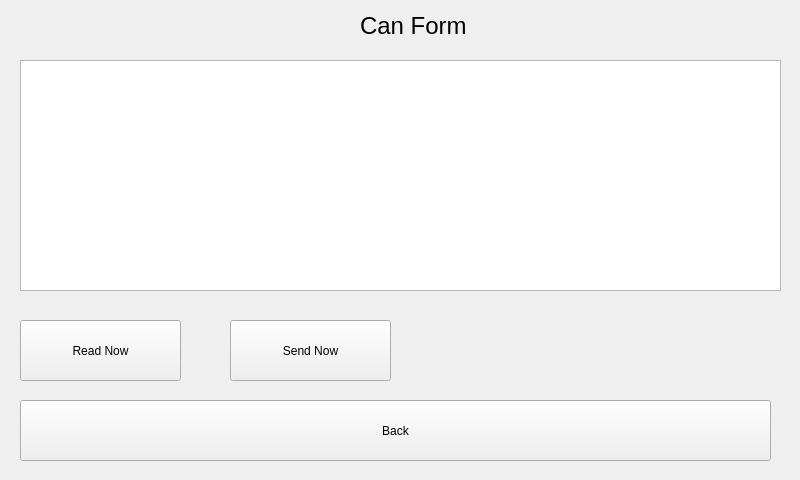
<?xml version="1.0" encoding="UTF-8"?>
<ui version="4.0">
 <class>canForm</class>
 <widget class="QWidget" name="canForm">
  <property name="geometry">
   <rect>
    <x>0</x>
    <y>0</y>
    <width>800</width>
    <height>480</height>
   </rect>
  </property>
  <property name="windowTitle">
   <string>Form</string>
  </property>
  <widget class="QPushButton" name="readCanNowButton">
   <property name="geometry">
    <rect>
     <x>20</x>
     <y>320</y>
     <width>161</width>
     <height>61</height>
    </rect>
   </property>
   <property name="text">
    <string>Read Now</string>
   </property>
   <property name="checkable">
    <bool>false</bool>
   </property>
  </widget>
  <widget class="QPushButton" name="sendCanNowButton">
   <property name="geometry">
    <rect>
     <x>230</x>
     <y>320</y>
     <width>161</width>
     <height>61</height>
    </rect>
   </property>
   <property name="text">
    <string>Send Now</string>
   </property>
   <property name="checkable">
    <bool>false</bool>
   </property>
  </widget>
  <widget class="QLabel" name="label">
   <property name="geometry">
    <rect>
     <x>360</x>
     <y>10</y>
     <width>131</width>
     <height>31</height>
    </rect>
   </property>
   <property name="font">
    <font>
     <pointsize>18</pointsize>
    </font>
   </property>
   <property name="text">
    <string>Can Form</string>
   </property>
  </widget>
  <widget class="QPlainTextEdit" name="canoutTextEdit">
   <property name="geometry">
    <rect>
     <x>20</x>
     <y>60</y>
     <width>761</width>
     <height>231</height>
    </rect>
   </property>
  </widget>
  <widget class="QPushButton" name="canbackButton">
   <property name="geometry">
    <rect>
     <x>20</x>
     <y>400</y>
     <width>751</width>
     <height>61</height>
    </rect>
   </property>
   <property name="text">
    <string>Back</string>
   </property>
  </widget>
 </widget>
 <resources/>
 <connections/>
</ui>
